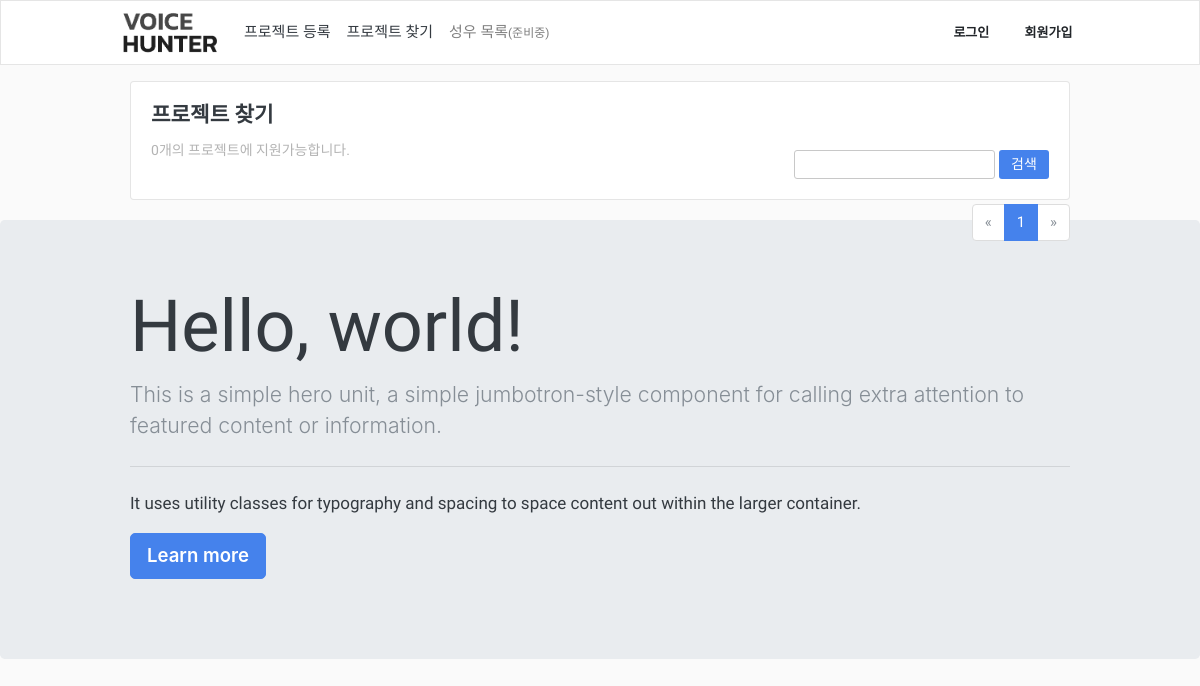
The page /project/projects on the database as committed earlier.
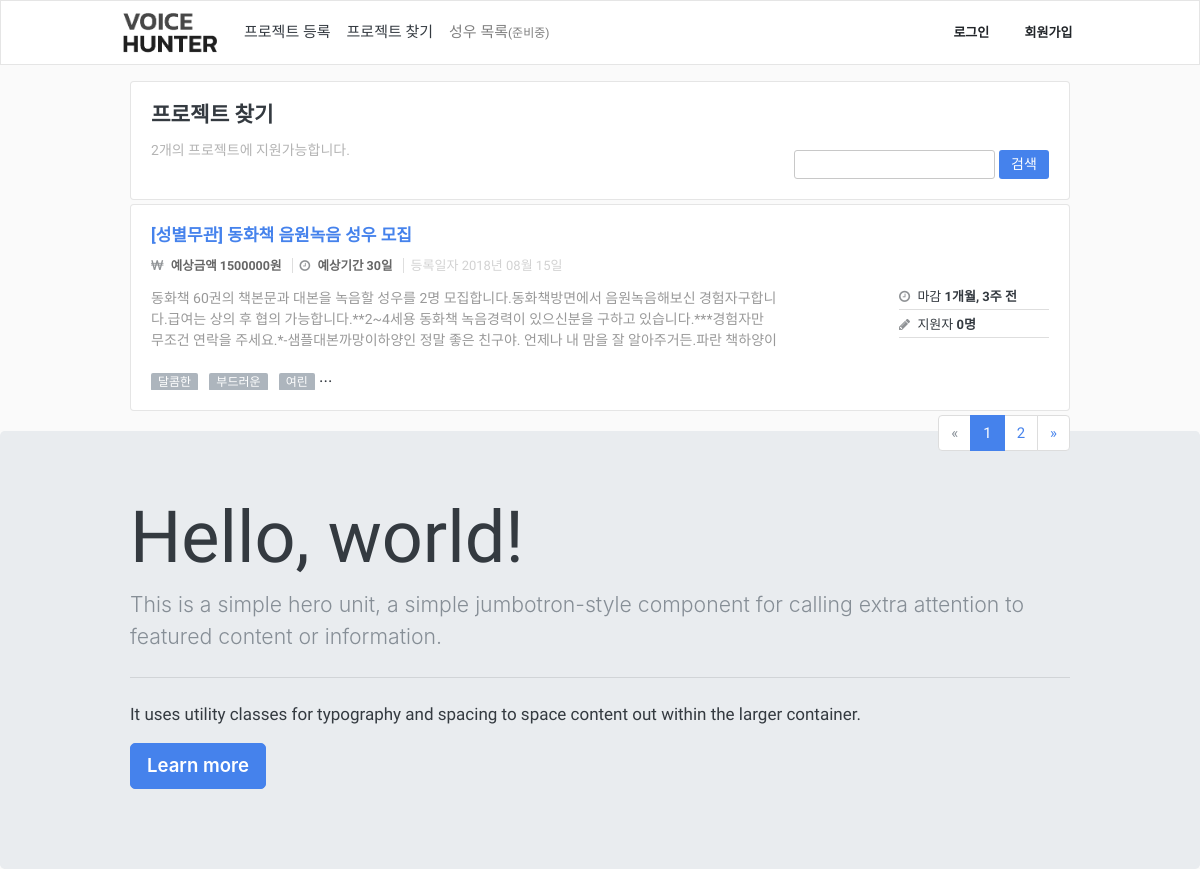
The same page on the database as committed later.
### App/models.py (models this page shows, shortened)
class Project(models.Model):
    class Meta:
        verbose_name_plural = "   프로젝트 테이블"
        ordering = ["-id"]
    TYPE_CHOICES = (
        ('pro', '프로'),
        ('under', '언더'),
        ('both', '상관없음')
    )
    GENDER_CHOICES = (
        ('male', '남자'),
        ('female', '여자'),
        ('both', '성별무관')
    )
    user = models.ForeignKey(User, on_delete=models.CASCADE, verbose_name='유저')
    title = models.CharField(max_length=100, verbose_name='프로젝트 명')
    type = models.CharField(max_length=10, choices=TYPE_CHOICES, verbose_name='성우타입')
    gender = models.CharField(max_length=10, choices=GENDER_CHOICES, verbose_name='성별')
    cost = models.PositiveIntegerField(verbose_name='예상금액')
    period = models.PositiveIntegerField(verbose_name='예상기간')
    deadline = models.DateField(verbose_name='마감기간')
    contant = models.TextField(verbose_name='프로젝트 내용')
    start_at = models.DateField(verbose_name='예상 시작일')
    gugun = models.ForeignKey(Gugun, on_delete=models.CASCADE, verbose_name='위치')
    created_at = models.DateTimeField(auto_now_add=True, verbose_name='등록일자')

class ProjectTag(models.Model):
    class Meta:
        verbose_name_plural = "  프로젝트별 태그 테이블"
        unique_together = ("project", "tag")
    project = models.ForeignKey(Project, on_delete=models.CASCADE, verbose_name='프로젝트')
    tag = models.ForeignKey(Tag, on_delete=models.CASCADE, verbose_name='태그')

class Tag(models.Model):
    class Meta:
        verbose_name_plural = "  태그 테이블"
    name = models.CharField(max_length=20, verbose_name='태그명')
    def __str__(self):
        return str(self.name)

### App/views.py (the view)
# urls.py: path('/projects', ProjectListPage, name='projects'),
def ProjectListPage(request, lang='ko'):
    translation.activate(lang)
    search = request.GET.get('q')
    page = request.GET.get('page')
    if search == None:
        search = ""
    if page == None:
        page = 1
    projects = Project.objects.all()
    item_list = []
    for project in projects:
        dict = {}
        dict['project'] = project
        dict['apply'] = len(ProjectApply.objects.filter(project=project))
        dict['tags'] = ProjectTag.objects.filter(project=project)[:6]
        item_list.append(dict)
    paginator = Paginator(item_list, 1)
    contacts = paginator.get_page(page)
    return render(request, 'ProjectList/ProjectListPage.html', {
        'lang': lang,
        'search': search,
        'page': page,
        'items': contacts,
        'projects_len':len(projects),
    })

### templates/ProjectList/ProjectListPage.html
{% extends "Base/Base.html" %}
{% load static %}
{% block content %}
<link rel="stylesheet" type="text/css" href="{% static 'ProjectList/css/style.css' %}">
<div class="container">
	{% include './Search.html' %}
	{% include './ProjectList.html' %}
	{% include './Pagenation.html' %}
</div>
</div>
{% endblock%}

### templates/ProjectList/ProjectList.html (shortened to what this page needs)
{% load humanize %}
<div class="row mt-0">
	{% for item in items %}
	<div class="col-12">
		<div class="card item bg-light mb-1">
		  <div class="card-body">
		    <h6 class="card-title text-primary">
		    	<a href="{% url 'App:detail-projects' lang=lang pk=item.project.id %}">[{{ item.project.get_gender_display }}] {{ item.project.title }}</a>
			</h6>
		    <h5 class="project-element-list">
		    	<span class="project-element-money" style="padding-right: 7px;">
		    		<i class="fa fa-krw mr-1"></i>
		    		<strong>예상금액 {{ item.project.cost|intcomma }}원</strong>
		    	</span>
		    	<span class="project-element-day project-border" style="padding-left: 7px; padding-right: 7px;">
		    		<i class="fa fa-clock-o mr-1"></i>
		    		<strong>예상기간 {{ item.project.period }}일</strong>
		    	</span>
		    	<span class="project-element-proposal" style="padding-left: 7px;">
		    		등록일자 {{ item.project.created_at|date:"Y년 m월 d일" }}
		    	</span>
		    </h5>
		    <div class="project-unit-desc">
		    	<p class="card-text" style="width: 629px;color: #999;">{{ item.project.contant }}</p>
		    	<div class="outer-info">
		    		<div class="outer-info-upper-data">
		    			<i class="fa fa-clock-o mr-1"></i>
		    			<span>마감 <strong>{{ item.project.deadline|timeuntil}} 전</strong></span>
		    		</div>
		    		<div class="outer-info-under-data">
		    			<i class="fa fa-pencil mr-1"></i>
		    			<span class="">지원자 <strong>{{ item.apply }}명</strong></span>
		    		</div>
		    	</div>
		    </div>
		    <p class="project-skills-tag-viewbox">
		    	{% for tag in item.tags %}
		    		<span class="skills-tag">{{tag.tag}}</span>
		    	{% endfor %}
		    	...
		    </p>
		  </div>
		</div>
	</div>
	{% endfor %}
</div>

Rows that differ between the two databases and show on the page:
added Project: project.gender "성별무관", project "동화책 음원녹음 성우 모집", project.cost "1500000", project.period "30", project.created_at "2018년 08월 15일", project.contant "동화책 60권의 책본문과 대본을 녹음할 성우를 2명 모집합니다.동화책방면에서 음원녹음해보신 경험자구합니다.급여는 상의 후 협의 가능합니다.**2~4세용 동화책 녹음경력이 있으신분을 구하고 있습니다.***경험자만 무조건 연락을 주세요.*-샘플대본까망이하양인 정말 좋은 친구야. 언제나 내 맘을 잘 알아주거든.파란…", project.deadline "1개월, 3주", apply "0"
added ProjectTag: tag "달콤한"
added ProjectTag: tag "부드러운"
added ProjectTag: tag "여린"
Other text that changed with them:
{{ projects_len|intcomma }}: "0" → "2"
{{ items.next_page_number }}: (not shown) → "2"
